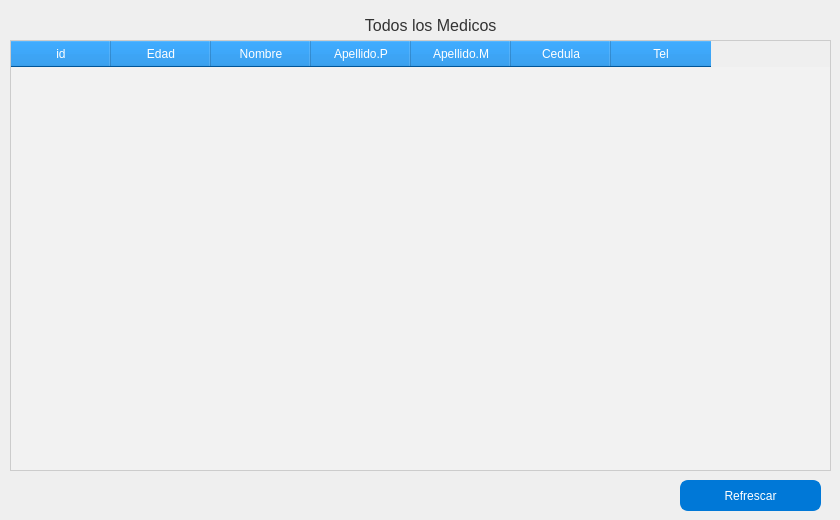
     <widget class="QWidget" name="W_Mostrar">
      <widget class="QTableWidget" name="TB_Medicos">
       <property name="geometry">
        <rect>
         <x>10</x>
         <y>40</y>
         <width>821</width>
         <height>431</height>
        </rect>
       </property>
       <property name="styleSheet">
        <string notr="true">QTableWidget {
    background-color: #f2f2f2; /* Color de fondo de la tabla */
    alternate-background-color: #e6e6e6; /* Color de fondo de filas alternas */
    color: #333333; /* Color del texto */
    border: 1px solid #cccccc; /* Grosor y color del borde */
    gridline-color: #cccccc; /* Color de las líneas de la cuadrícula */
}

QTableWidget::item:selected {
    background-color: #0078d7; /* Color de fondo al seleccionar un ítem */
    color: white; /* Color del texto seleccionado */
}

QTableWidget::item:focus {
    background-color: #b3d9ff; /* Color de fondo cuando el ítem tiene el foco */
}

QHeaderView::section {
    background-color: #0078d7; /* Color de fondo de las cabeceras de las columnas */
    color: white; /* Color del texto en las cabeceras de las columnas */
    padding: 4px; /* Espaciado interno de las cabeceras de las columnas */
}

QHeaderView::section:checked {
    background-color: #001e4f; /* Color de fondo de la columna activa en una selección múltiple */
}</string>
       </property>
       <column>
        <property name="text">
         <string>id</string>
        </property>
       </column>
       <column>
        <property name="text">
         <string>Edad</string>
        </property>
       </column>
       <column>
        <property name="text">
         <string>Nombre</string>
        </property>
       </column>
       <column>
        <property name="text">
         <string>Apellido.P</string>
        </property>
       </column>
       <column>
        <property name="text">
         <string>Apellido.M</string>
        </property>
       </column>
       <column>
        <property name="text">
         <string>Cedula</string>
        </property>
       </column>
       <column>
        <property name="text">
         <string>Tel</string>
        </property>
       </column>
      </widget>
      <widget class="QLabel" name="label_24">
       <property name="geometry">
        <rect>
         <x>130</x>
         <y>10</y>
         <width>611</width>
         <height>31</height>
        </rect>
       </property>
       <property name="styleSheet">
        <string notr="true">/* Estilos para el QLabel */
QLabel {
    color: #333333; /* Color del texto (negro) */
    font-size: 16px; /* Tamaño de fuente */
}

/* Estilos para el QLabel cuando está enlazado (hover) */
QLabel:hover {
    color: #4CAF50; /* Color del texto cuando está enlazado (verde) */
    text-decoration: underline; /* Subrayar el texto cuando está enlazado */
}

/* Estilos para el QLabel cuando está seleccionado */
QLabel:selected {
    background-color: #4CAF50; /* Color de fondo cuando está seleccionado (verde) */
    color: #ffffff; /* Color del texto cuando está seleccionado (blanco) */
}</string>
       </property>
       <property name="text">
        <string>                                                     Todos los Medicos</string>
       </property>
      </widget>
      <widget class="QPushButton" name="BT_Refrescar">
       <property name="geometry">
        <rect>
         <x>680</x>
         <y>480</y>
         <width>141</width>
         <height>31</height>
        </rect>
       </property>
       <property name="styleSheet">
        <string notr="true">QPushButton {
    background-color: #0078d7; /* Color de fondo azul */
    color: white; /* Color del texto */
    border: 2px solid #0078d7; /* Grosor y color del borde azul */
    border-radius: 8px; /* Radio de los bordes (hace que el botón se vea redondeado) */
    padding: 8px 16px; /* Espaciado interno (ajusta según el tamaño del botón) */
}

QPushButton:hover {
    background-color: #005ca3; /* Color de fondo azul al pasar el mouse por encima */
}

QPushButton:pressed {
    background-color: #003d66; /* Color de fondo azul al hacer clic en el botón */
}
</string>
       </property>
       <property name="text">
        <string>Refrescar</string>
       </property>
      </widget>
     </widget>
